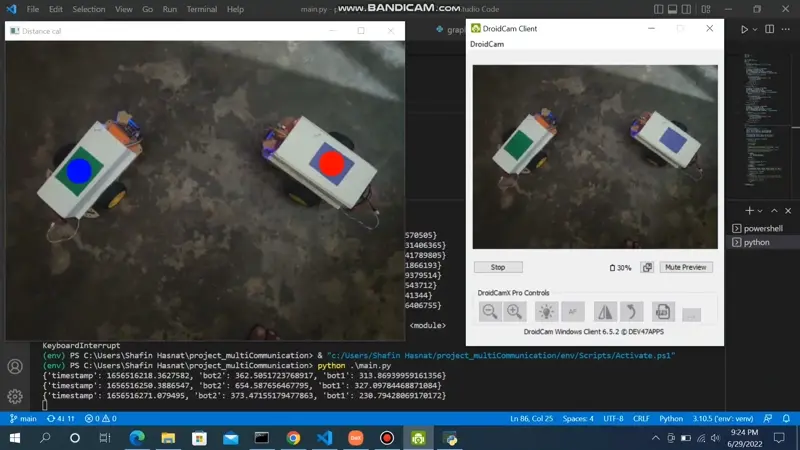
#> input picture visuals.webp, 800 x 450 px, given in place of the camera
$ python main.py
#> lines starting #> are read from the running program, lines starting #| are printed output that depends on the picture; after the words box and inside, x2 and y2 are one past the last pixel; in counts of white or black regions, pixels touching at a corner belong together
import cv2
import numpy as np
import math
import time


from http import client
import paho.mqtt.client as paho
import sys
import json

def distance(x1, y1, x2, y2):
    dist = math.sqrt(math.fabs(x2-x1)**2 + math.fabs(y2-y1)**2)
    return dist

def find_color1(frame): #green

    hsv_frame = cv2.cvtColor(frame, cv2.COLOR_BGR2HSV)
    hsv_lowerbound = np.array([56, 179, 47])
    hsv_upperbound = np.array([162, 255, 255])
    mask = cv2.inRange(hsv_frame, hsv_lowerbound, hsv_upperbound)
    res = cv2.bitwise_and(frame, frame, mask=mask) #filter inplace
    cnts, hir = cv2.findContours(mask, cv2.RETR_TREE, cv2.CHAIN_APPROX_SIMPLE)
    if len(cnts) > 0:
        maxcontour = max(cnts, key=cv2.contourArea)

        #Finding center of the contour
        M = cv2.moments(maxcontour)
        if M['m00'] > 0 and cv2.contourArea(maxcontour) > 1000:
            cx = int(M['m10']/M['m00'])
            cy = int(M['m01']/M['m00'])
            # print(cx,cy)
            return (cx, cy), True
        else:
            return (700, 700), False
    else:
        return (700, 700), False

def find_color3(frame): #blue

    hsv_frame = cv2.cvtColor(frame, cv2.COLOR_BGR2HSV)
    hsv_lowerbound =  np.array([110, 71, 0])
    hsv_upperbound = np.array([160, 255, 255])
    mask = cv2.inRange(hsv_frame, hsv_lowerbound, hsv_upperbound)
    res = cv2.bitwise_and(frame, frame, mask=mask)
    cnts, hir = cv2.findContours(mask, cv2.RETR_TREE, cv2.CHAIN_APPROX_SIMPLE)
    if len(cnts) > 0:
        maxcontour = max(cnts, key=cv2.contourArea)

        #Finding center of the contour
        M = cv2.moments(maxcontour)
        if M['m00'] > 0 and cv2.contourArea(maxcontour) > 2000:
            cx = int(M['m10']/M['m00'])
            cy = int(M['m01']/M['m00'])
            return (cx, cy), True
        else:
            return (700, 700), False
    else:
        return (700, 700), False

def find_color2(frame): #pink

    hsv_frame = cv2.cvtColor(frame, cv2.COLOR_BGR2HSV)
    hsv_lowerbound =  np.array([165, 101, 75])
    hsv_upperbound = np.array([179, 255, 255])
    mask = cv2.inRange(hsv_frame, hsv_lowerbound, hsv_upperbound)
    res = cv2.bitwise_and(frame, frame, mask=mask)
    cnts, hir = cv2.findContours(mask, cv2.RETR_TREE, cv2.CHAIN_APPROX_SIMPLE)

    if len(cnts) > 0:
        maxcontour = max(cnts, key=cv2.contourArea)

        #Finding center of the contour
        M = cv2.moments(maxcontour)
        if M['m00'] > 0 and cv2.contourArea(maxcontour) > 2000:
            cx = int(M['m10']/M['m00'])
            cy = int(M['m01']/M['m00'])
            return (cx, cy), True
        else:
            return (700, 700), False
    else:
        return (700, 700), False

data = {}

cap = cv2.VideoCapture(1)

while True:
    _, orig_frame = cap.read()
#> orig_frame is the input picture: shape (450, 800, 3); mean B, G, R 82, 81, 77.1
    #we'll be inplace modifying frames, so save a copy
    copy_frame = orig_frame.copy()
    (color1_x, color1_y), found_color1 = find_color1(copy_frame)
#> in find_color1, `hsv_frame = cv2.cvtColor(frame, cv2.COLOR_BGR2HSV)`: hsv_frame: shape (450, 800, 3); mean H, S, V 40.7, 42, 87.2
#> in find_color1, `mask = cv2.inRange(hsv_frame, hsv_lowerbound, hsv_upperbound)`:
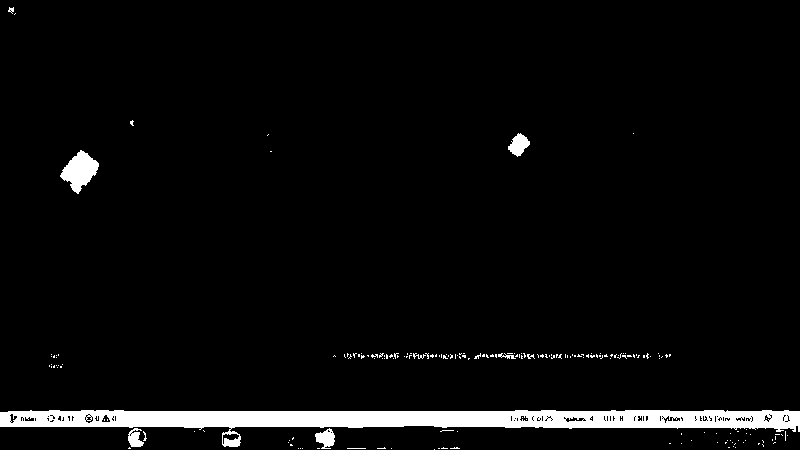
#> mask: shape (450, 800); 4.3% white; 186 white regions (177 under 20 px)
#> in find_color1, `res = cv2.bitwise_and(frame, frame, mask=mask)`:
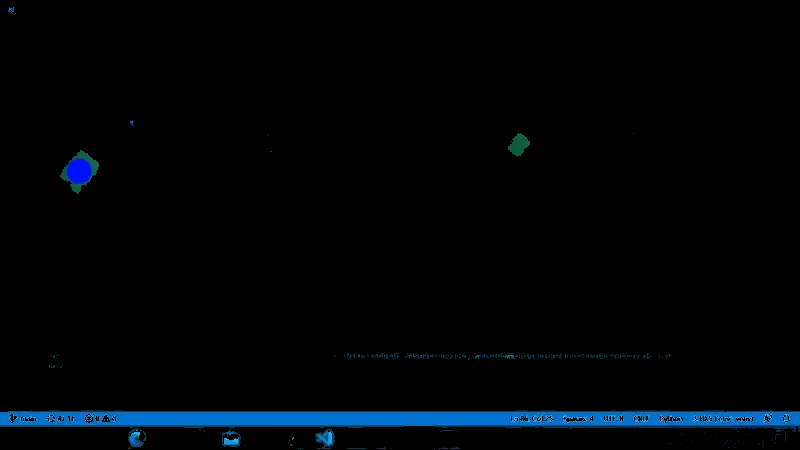
#> res: shape (450, 800, 3); mean B, G, R 7.2, 4.1, 0.5
#> in find_color1, `cnts, hir = cv2.findContours(mask, cv2.RETR_TREE, cv2.CHAIN_APPROX_SIM..`: cnts = 297 contours, 277 with area under 20; largest, box (x1, y1, x2, y2) and area: (0, 410, 800, 447) 12732, (60, 150, 99, 194) 872, (508, 133, 530, 157) 276, (315, 428, 335, 449) 226, (128, 428, 144, 447) 160; hir = 297 rows, first 6: [1, -1, -1, -1], [2, 0, -1, -1], [3, 1, -1, -1], [4, 2, -1, -1], [5, 3, -1, -1], [6, 4, -1, -1]
#> in find_color1, `maxcontour = max(cnts, key=cv2.contourArea)`: maxcontour = contour of 199 points, box (x1, y1, x2, y2) (0, 410, 800, 447), area 12732
#> in find_color1, `M = cv2.moments(maxcontour)`: M = moments, m00 12731.5, centre m10/m00, m01/m00 = (404, 419)
#> in find_color1, `cx = int(M['m10']/M['m00'])`: cx = 404
#> in find_color1, `cy = int(M['m01']/M['m00'])`: cy = 419
#> color1_x = 404; color1_y = 419; found_color1 = True
    (color2_x, color2_y), found_color2 = find_color2(copy_frame)
#> in find_color2, `mask = cv2.inRange(hsv_frame, hsv_lowerbound, hsv_upperbound)`:
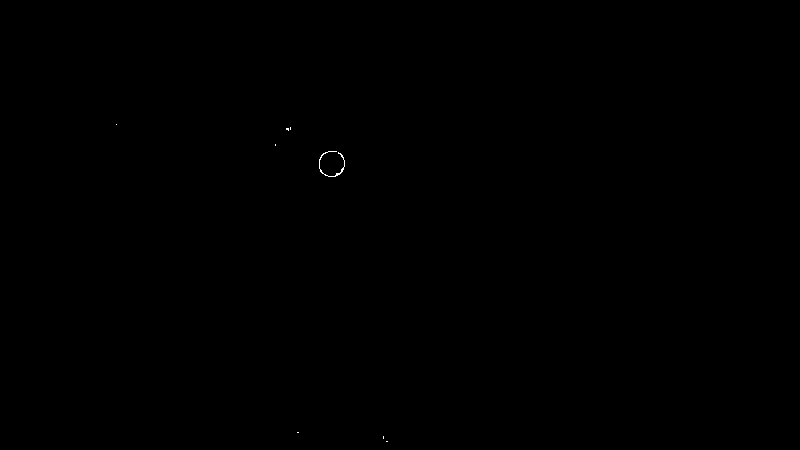
#> mask: shape (450, 800); 0.03% white in thin lines or dots, all inside (x1, y1, x2, y2) = (116, 124, 388, 442)
#> in find_color2, `cnts, hir = cv2.findContours(mask, cv2.RETR_TREE, cv2.CHAIN_APPROX_SIM..`: cnts = 8 contours, 7 with area under 20; largest, box (x1, y1, x2, y2) and area: (319, 151, 345, 177) 28; hir = [[1, -1, -1, -1], [2, 0, -1, -1], [3, 1, -1, -1], [4, 2, -1, -1], [5, 3, -1, -1], [6, 4, -1, -1], [7, 5, -1, -1], [-1, 6, -1, -1]]
#> in find_color2, `maxcontour = max(cnts, key=cv2.contourArea)`: maxcontour = contour of 69 points, box (x1, y1, x2, y2) (319, 151, 345, 177), area 28
#> in find_color2, `M = cv2.moments(maxcontour)`: M = moments, m00 28, centre m10/m00, m01/m00 = (333.4, 165.7)
#> color2_x = 700; color2_y = 700; found_color2 = False
    (color3_x, color3_y), found_color3 = find_color3(copy_frame)
#> in find_color3, `mask = cv2.inRange(hsv_frame, hsv_lowerbound, hsv_upperbound)`:
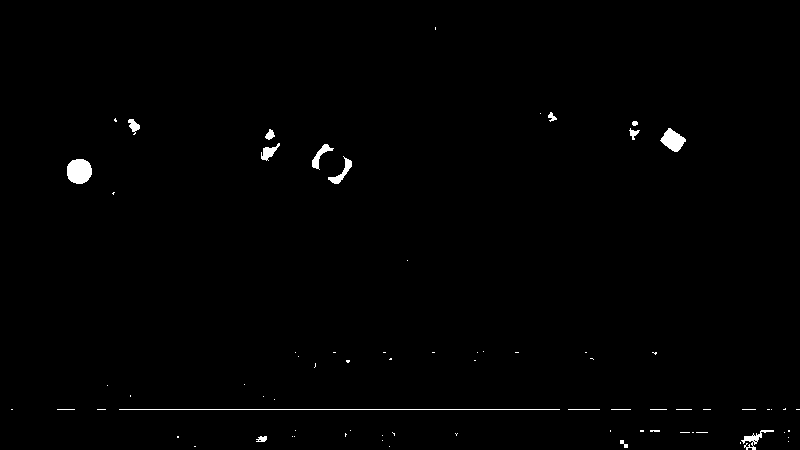
#> mask: shape (450, 800); 0.76% white; 75 white regions (59 under 20 px)
#> in find_color3, `cnts, hir = cv2.findContours(mask, cv2.RETR_TREE, cv2.CHAIN_APPROX_SIM..`: cnts = 79 contours, 68 with area under 20; largest, box (x1, y1, x2, y2) and area: (67, 159, 92, 184) 474, (660, 128, 686, 152) 329, (328, 156, 352, 184) 158, (312, 144, 334, 170) 146, (261, 143, 280, 161) 122; hir = 79 rows, first 6: [1, -1, -1, -1], [2, 0, -1, -1], [3, 1, -1, -1], [4, 2, -1, -1], [5, 3, -1, -1], [6, 4, -1, -1]
#> in find_color3, `maxcontour = max(cnts, key=cv2.contourArea)`: maxcontour = contour of 34 points, box (x1, y1, x2, y2) (67, 159, 92, 184), area 474
#> in find_color3, `M = cv2.moments(maxcontour)`: M = moments, m00 473.5, centre m10/m00, m01/m00 = (78.78, 170.8)
#> color3_x = 700; color3_y = 700; found_color3 = False

    #draw circles around these objects
    cv2.circle(copy_frame, (color1_x, color1_y), 20, (255, 0, 0), -1)
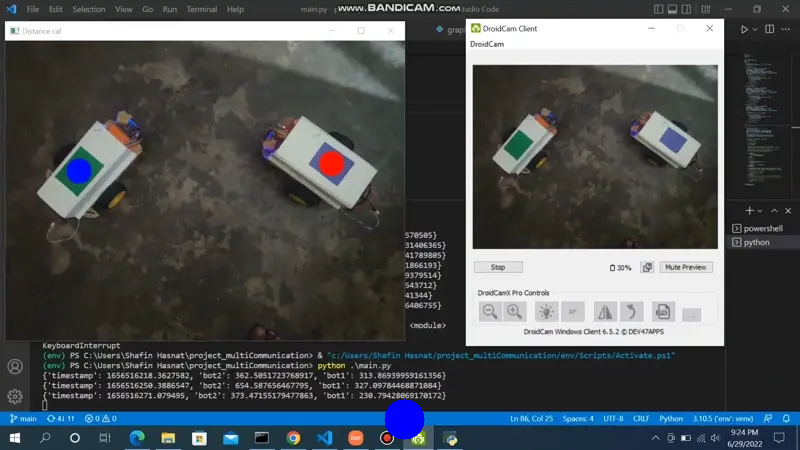
#> copy_frame: shape (450, 800, 3); 0.35% of pixels changed, all inside (x1, y1, x2, y2) = (384, 399, 425, 440)
    cv2.circle(copy_frame, (color2_x, color2_y), 20, (0, 128, 255), -1)
    cv2.circle(copy_frame, (color3_x, color3_y), 20, (0, 0, 255), -1)


    if found_color2 and (found_color1 or found_color3):
        # print(find_color1)
        # print(find_color2)
        # print(find_color3)

        #timestamp counting
        ts = time.time()
        #print(timestamp)

        #hypotenuse = distance(color1_x, color1_x, color2_x, color2_y)
        horizontal_distance_one = distance(color1_x, color1_y, color2_x, color2_y)
        #print("Horizontal Distance :", horizontal_distance_one)

        horizontal_distance_two = distance(color3_x, color3_y,color2_x, color2_y)
        #print("Horizontal Distance :", horizontal_distance_two)
        #angle = np.arcsin(vertical/hypotenuse)*180.0/math.pi

        data.update({
            "timestamp" : ts,
            "bot1" : horizontal_distance_one,
            "bot2" : horizontal_distance_two })

        print(data)
        # time.sleep(2)

        cli = paho.Client()

        if cli.connect("36.255.69.54", 1883, 60) != 0:
            print("Unable to connect")
            sys.exit(-1)

        cli.publish("iort", json.dumps(data), 0)
        time.sleep(2)
        cli.disconnect()

        cv2.line(copy_frame, (color1_x, color1_y), (color2_x, color2_y), (0, 0, 255), 2)
        cv2.line(copy_frame, (color3_x, color3_y), (color2_x, color2_y), (0, 0, 255), 2)
        # cv2.line(copy_frame, (color2_x, color2_y), (color2_x, color1_y), (0, 0, 255), 2)

        cv2.imshow('Distance cal', copy_frame)

        if cv2.waitKey(1) & 0xFF  == ord('q'):
            break
    if not found_color2:
        # cv2.line(copy_frame, (color1_x, color1_y), (color2_x, color2_y), (0, 0, 255), 2)
        # cv2.line(copy_frame, (color3_x, color3_y), (color2_x, color2_y), (0, 0, 255), 2)
        # cv2.line(copy_frame, (color2_x, color2_y), (color2_x, color1_y), (0, 0, 255), 2)

        cv2.imshow('Distance cal', copy_frame)

        if cv2.waitKey(1) & 0xFF  == ord('q'):
#> (key q is pressed here)
            break


cap.release()
cv2.destroyAllWindows()
